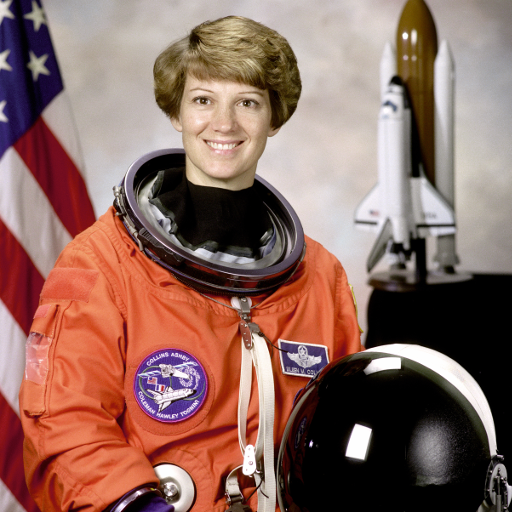
#> input picture Apoio/PL05/imgs/astronaut.png, 512 x 512 px
$ python IP_2Core01_SumImgs.py
#> lines starting #> are read from the running program, lines starting #| are printed output that depends on the picture
#!uv run
# /// script
# requires-python = ">=3.12"
# dependencies = ["numpy", "opencv-python>=5.0,<6"]
# ///
# Correr com: uv run exemplos/IP_2Core01_SumImgs.py   (na pasta do PL05.zip)
# Somar duas imagens com pesos (cv.addWeighted).

import cv2 as cv
from pathlib import Path

# A pasta do zip (a que tem exemplos/, imgs/ e videos/), a partir deste ficheiro: o programa encontra as
# imagens corra de onde correr, em Windows, macOS ou Linux.
PASTA = Path(__file__).resolve().parent.parent

img1 = cv.imread(str(PASTA / "imgs" / "astronaut.png"))
#> img1 is the input picture: shape (512, 512, 3); mean B, G, R 96.5, 105.8, 141.6
img2 = cv.imread(str(PASTA / "imgs" / "jewelry.png"))
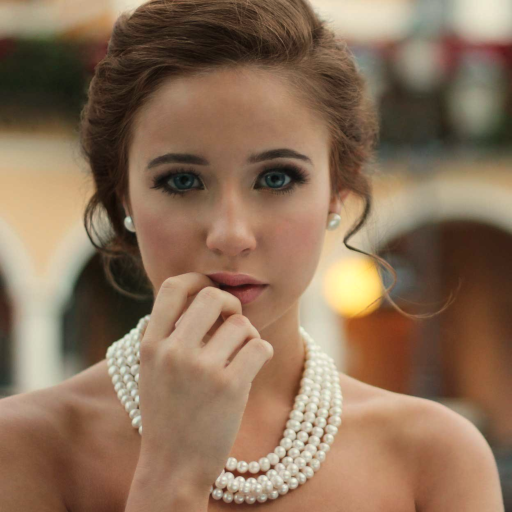
#> input picture Apoio/PL05/imgs/jewelry.png, 512 x 512 px
#> img2 is the input picture: shape (512, 512, 3); mean B, G, R 88.3, 111.9, 139.3

alpha = 0.3
beta = 1 - alpha
gamma = 0

img_out = cv.addWeighted(img1, alpha, img2, beta, gamma)
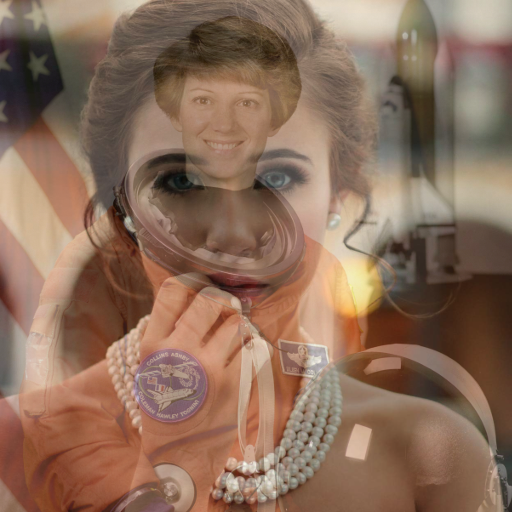
#> img_out: shape (512, 512, 3); mean B, G, R 90.8, 110.1, 140

cv.imshow("Output", img_out)
cv.waitKey(0)
cv.destroyAllWindows()
